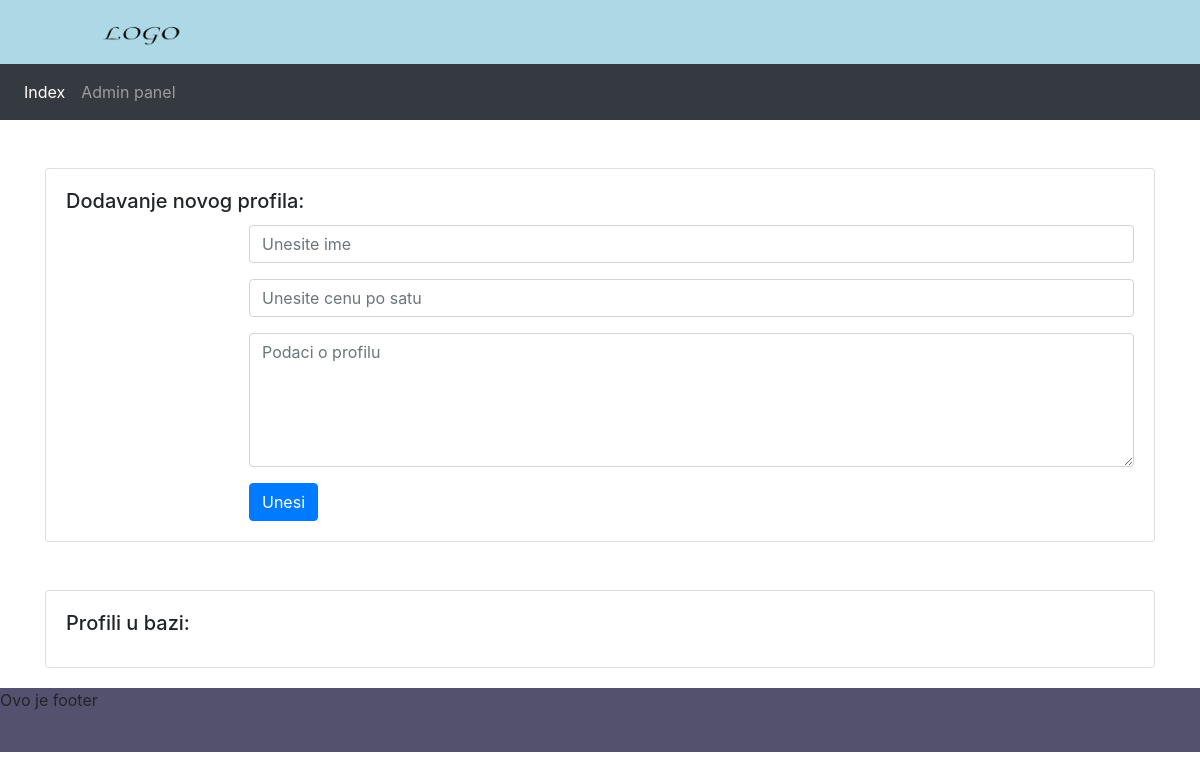
/controllers/admin.php, run on an earlier commit of the app's database.
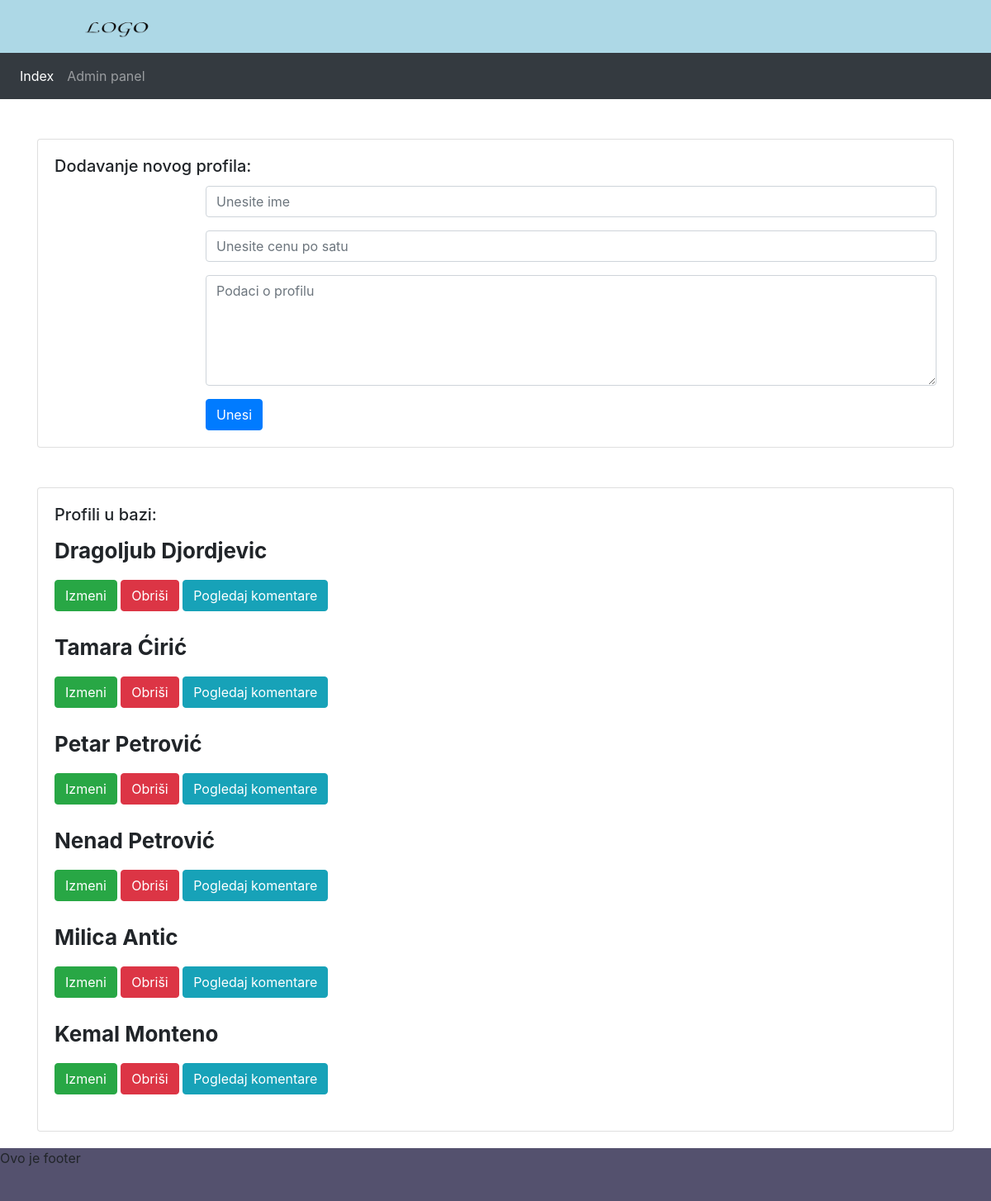
And on a later commit of the database.
### tables this page shows
CREATE TABLE `profiles` (
  `profile_id` int(11) NOT NULL AUTO_INCREMENT,
  `profile_name` varchar(50) DEFAULT NULL,
  `profile_price` int(11) DEFAULT NULL,
  `profile_description` longtext,
  `profile_image` varchar(50) DEFAULT NULL,
  PRIMARY KEY (`profile_id`)
);

### classes/Template.php (called while the page is built, shortened)
<?php
class Template {
    protected $template;
    public function __construct($template){
        $this->template = $template;
    }
    public function __toString(){
    	include basename($this->template);
      	return ob_get_clean();
    }
}

### classes/Database.php (called while the page is built, shortened)
<?php
class Database {
	private $host = DB_HOST;
	private $user = DB_USER;
	private $pass = DB_PASS;
	private $dbname = DB_NAME;
	private $dbh;
	private $stmt;
	public function __construct() {
		$dsn = 'mysql:host=' . $this->host . ';dbname=' . $this->dbname;
		$options = array (
				PDO::ATTR_ERRMODE => PDO::ERRMODE_EXCEPTION,
                PDO::MYSQL_ATTR_INIT_COMMAND => "SET NAMES utf8mb4"
		);
		try {
			$this->dbh = new PDO ($dsn, $this->user, $this->pass, $options);
		}
		catch ( PDOException $e ) {
			$this->error = $e->getMessage();
		}
	}
	public function query($query) {
		$this->stmt = $this->dbh->prepare($query);
	}
	public function execute(){
		return $this->stmt->execute();
	}
	public function resultset(){
		$this->execute();
		return $this->stmt->fetchAll(PDO::FETCH_OBJ);
	}
}

### classes/Profile.php (called while the page is built, shortened)
<?php
class Profile
{
    private $database;
    public function __construct($db)
    {
        $this->database = $db;
    }
    public function readAllProfiles()
    {
        $this->database->query("SELECT * FROM `profiles` ");
        return $this->database->resultset();
    }
}

### templates/admin.php (the view, shortened to what this page needs)
<div class="card mt-5">
    <div class="card-body">
        <h5 class="card-title">Dodavanje novog profila:</h5>
        <div class="row">
            <div class="col md-6 offset-2">
                <form action="admin.php" method="post">
                    <div class="form-group">
                        <input type="text" placeholder="Unesite ime" class="form-control" name="name"
                               value="<?php if (isset($singleProfile)) echo $singleProfile->profile_name ?>" required>
                    </div>
                    <div class="form-group">
                        <input type="number" class="form-control" placeholder="Unesite cenu po satu" name="price"
                               value="<?php if (isset($singleProfile)) echo $singleProfile->profile_price ?>" required>
                    </div>
                    <div class="form-group">
                        <textarea class="form-control" cols="30" rows="5" placeholder="Podaci o profilu"
                                  name="description"
                                  required><?php if (isset($singleProfile)) echo $singleProfile->profile_description ?></textarea>
                    </div>
                    <input class="btn btn-primary" type="submit"
                           value="<?php if (isset($singleProfile)) echo 'Izmeni'; else echo 'Unesi' ?>"
                           name="<?php if (isset($singleProfile)) echo 'update_profile'; else echo 'insert_profile' ?>">
                </form>
            </div>
        </div>
    </div>
</div>
<div class="card mt-5">
    <div class="card-body">
        <h5 class="card-title">Profili u bazi:</h5>
        <?php
        foreach ($profiles as $profile) : ?>
            <div>
                <p class="profile_name"><?php echo $profile->profile_name; ?></p>
                <a class="btn btn-success" href='admin.php?id=<?php echo $profile->profile_id ?>&update'>Izmeni </a>
                <a class="btn btn-danger"
                   onclick="return confirm('Da li ste sigurni da želite da obrišete ovaj profil?')"
                   href='admin.php?id=<?php echo $profile->profile_id ?>&action=delete'>Obriši </a>
                <a class="btn btn-info" href='admin_comments.php?id=<?php echo $profile->profile_id ?>'>Pogledaj
                    komentare</a>
            </div>
            <br>
        <?php endforeach; ?>
    </div>
</div>

### templates/includes/header.php (shortened to what this page needs)
<!DOCTYPE html>
<html>
    <head>
        <link rel="stylesheet" href="https://maxcdn.bootstrapcdn.com/bootstrap/4.0.0/css/bootstrap.min.css">
        <link rel="stylesheet" href="../assets/css/style.css" type="text/css">
    </head>
    <body>
    <div class="header">
      <img id="logo" src="../assets/images/logo.png">
    </div>

### templates/includes/nav_menu.php (shortened to what this page needs)
<nav class="navbar navbar-expand-lg navbar-dark bg-dark ">
  <div class="collapse navbar-collapse" id="navbarNavAltMarkup">
    <div class="navbar-nav">
      <a class="nav-item nav-link active" href="index.php">Index <span class="sr-only">(current)</span></a>
      <a class="nav-item nav-link" href="admin.php">Admin panel</a>
    </div>
  </div>
</nav>
<div class="container">

### controllers/admin.php (shortened to what this page needs)
<?php require '../config/init.php';
$db = new Database();
$profile = new Profile($db);
$template = new Template("../templates/admin.php");
$msg = '';
$profiles = $profile->readAllProfiles();
$template->msg = $msg;
$template->profiles = $profiles;
include '../templates/includes/header.php';
include '../templates/includes/nav_menu.php';
echo $template;
include '../templates/includes/footer.php';
?>

### templates/includes/footer.php
</div>
<footer class="footer">
    <p>Ovo je footer </p>
</footer>
</body>

### assets/css/style.css (style rules this page uses)
.profile_name { font-size: 26px; font-weight: bolder; }
.header { height: 64px; background-color: lightblue; }
.footer { margin-top: 20px; height: 64px; background-color: rgba(19,15,55,0.72); }
#logo { height: 64px; margin-left: 100px; }

What changed in the data, as far as the page shows it:
added profiles: profile_name "Dragoljub Djordjevic"
added profiles: profile_name "Tamara Ćirić"
added profiles: profile_name "Petar Petrović"
added profiles: profile_name "Nenad Petrović"
added profiles: profile_name "Milica Antic"
added profiles: profile_name "Kemal Monteno"
